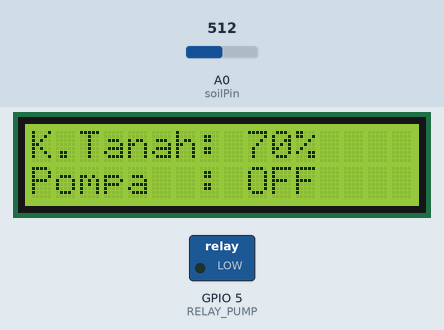
The sketch below on a simulated ESP8266 (NodeMCU). On the bench: 16×2 character LCD, switched loads named in the sketch (green lamp = pin HIGH). The test bench sets the inputs (shaded band); at power-on: A0 (soilPin) = 512. WiFi joins after 1.5 s; servers stay silent unless stated; what the sketch prints to the serial monitor is not drawn.

Above: at 2.8 s.
2.9 s: A0 (soilPin) set to 789
At 4.3 s:
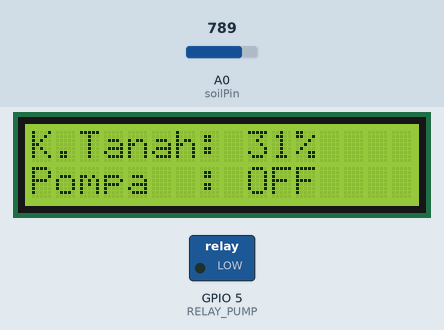
5.6 s: A0 (soilPin) set to 818
At 6.8 s:
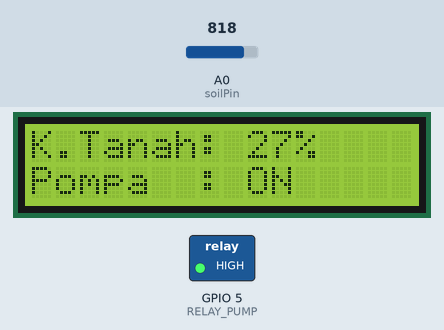
8.3 s: A0 (soilPin) set to 900
At 10.6 s:
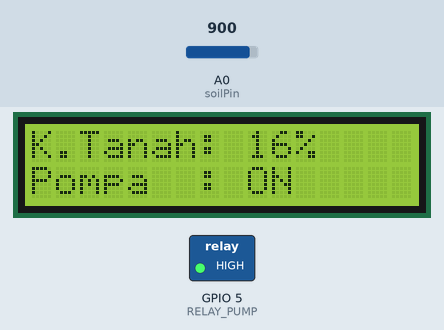
11.3 s: A0 (soilPin) set to 511
At 13.1 s:
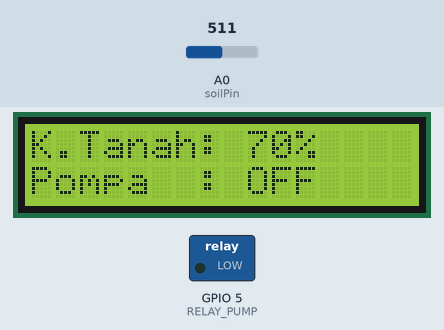
Timing chart, 0 to 14.6 s (numbered marks = the images above; inputs shaded):
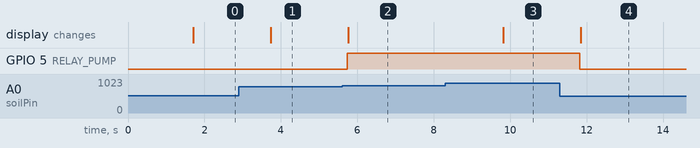

Measured:
- the behaviour switches between 802 and 803 on A0 (soilPin) (found by bisection; images 1 and 2)
- after the input at 2.9 s, the display: changes after 0.84 s (image 1)
- after the input at 5.6 s, GPIO 5 (RELAY_PUMP): LOW → HIGH after 0.14 s; the display: changes after 0.16 s (image 2)
- after the input at 8.3 s, the display: changes after 1.5 s (image 3)
- after the input at 11.3 s, GPIO 5 (RELAY_PUMP): HIGH → LOW after 0.52 s; the display: changes after 0.54 s (image 4)

The sketch:

khusus_soil_thingspeak.ino
```cpp
/* =========================================================
   KHUSUS SOIL MOISTURE + POMPA + THINGSPEAK
   (tanpa DHT22)
   Isi bagian yang ada tanda ISI DI SINI sebelum upload ya!
   ========================================================= */

#include <Wire.h>
#include <LiquidCrystal_I2C.h>
#include <ESP8266WiFi.h>
#include <ThingSpeak.h>

// ---------- ISI DI SINI: pin ----------
const int soilPin = A0;      // pin analog sensor soil moisture kamu
#define RELAY_PUMP 5         // pin relay pompa kamu

// Kalibrasi sensor (sesuaikan dengan sensor kamu)
const int soilDry = 1023;    // nilai analog saat tanah kering
const int soilWet = 300;     // nilai analog saat tanah basah

// ---------- ISI DI SINI: WiFi & ThingSpeak ----------
const char* ssid       = "ISI_NAMA_WIFI";
const char* password   = "ISI_PASSWORD_WIFI";
unsigned long channelID = 0;              // ISI_CHANNEL_ID
const char* writeAPIKey = "ISI_WRITE_API_KEY";

LiquidCrystal_I2C lcd(0x27, 16, 2);
WiFiClient client;

unsigned long lastSend = 0;
const unsigned long sendInterval = 15000; // kirim tiap 15 detik

void setup() {
  Serial.begin(115200);

  lcd.init();
  lcd.backlight();

  pinMode(RELAY_PUMP, OUTPUT);
  digitalWrite(RELAY_PUMP, LOW);

  WiFi.mode(WIFI_STA);
  WiFi.begin(ssid, password);
  lcd.setCursor(0, 0);
  lcd.print("Connecting WiFi");
  while (WiFi.status() != WL_CONNECTED) {
    delay(400);
    Serial.print(".");
  }
  Serial.println("\nWiFi connected!");
  lcd.clear();

  ThingSpeak.begin(client);
}

void loop() {
  int soilRaw = analogRead(soilPin);
  int soilPercentage = map(soilRaw, soilDry, soilWet, 0, 100);
  soilPercentage = constrain(soilPercentage, 0, 100);

  // Kontrol pompa: nyala kalau tanah kering
  bool pumpOn = (soilPercentage < 30);
  digitalWrite(RELAY_PUMP, pumpOn ? HIGH : LOW);

  // Tampilan LCD
  lcd.setCursor(0, 0);
  lcd.print("K.Tanah: ");
  lcd.print(soilPercentage);
  lcd.print("%   ");

  lcd.setCursor(0, 1);
  lcd.print("Pompa  : ");
  lcd.print(pumpOn ? "ON " : "OFF");

  Serial.print("Kelembapan Tanah: "); Serial.print(soilPercentage);
  Serial.print(" %, Pompa: "); Serial.println(pumpOn ? "ON" : "OFF");

  // Kirim ke ThingSpeak tiap sendInterval
  if (millis() - lastSend > sendInterval) {
    ThingSpeak.setField(1, soilPercentage); // field1 = kelembapan tanah
    int result = ThingSpeak.writeFields(channelID, writeAPIKey);
    if (result == 200) {
      Serial.println("Data terkirim ke ThingSpeak!");
    } else {
      Serial.println("Gagal kirim, kode error: " + String(result));
    }
    lastSend = millis();
  }

  delay(2000);
}
```
